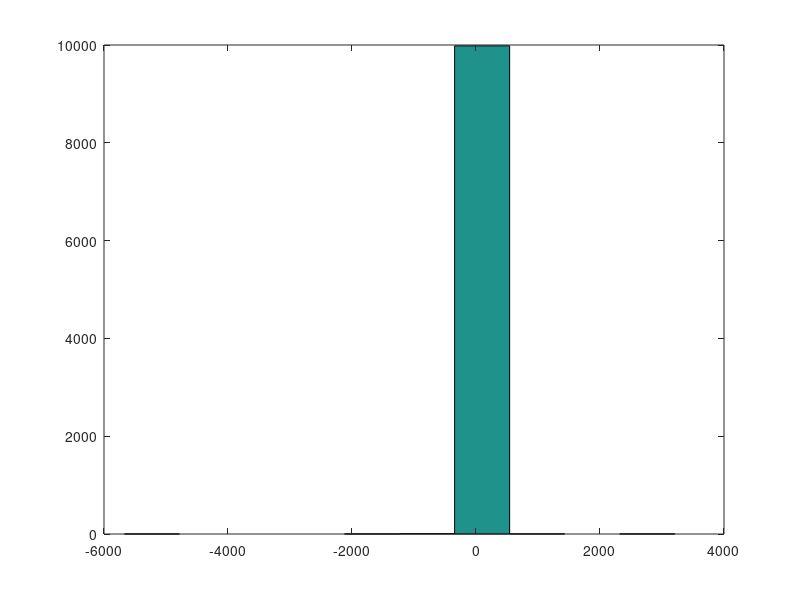

The MATLAB source for this figure: (Note: this script raises an error after producing the figure.)
% HISTFDEMO  Demonstration of HISTF
% EXAMPLE  : histfdemo (Oh, the FEX code metrics..)  
% AUTHOR   : Dimitri Shvorob, dimitri.shvorob@vanderbilt.edu, 4/10/07

%% Set histogram display options
clear opt
opt.pmin =  5;
opt.pmax = 95;
opt.xmin = -7;
opt.xmax =  7;

%% Generate data (random sample from the standard Cauchy distribution)
x = trnd(1,10000,1);

%% HIST: all values of x shown, default number of bins = 10
hist(x)

%% HISTF: top and bottom 1% excluded
histf(x)

%% HISTF: top and bottom 5% excluded, x-axis limits set at [-7,7]
histf(x,opt)

%% HISTF: top and bottom 5% excluded, x-axis limits set at [-7,7], bin size = 1, x = 0 marked 
opt.dx   = 1;
opt.xmrk = 0;
histf(x,opt)